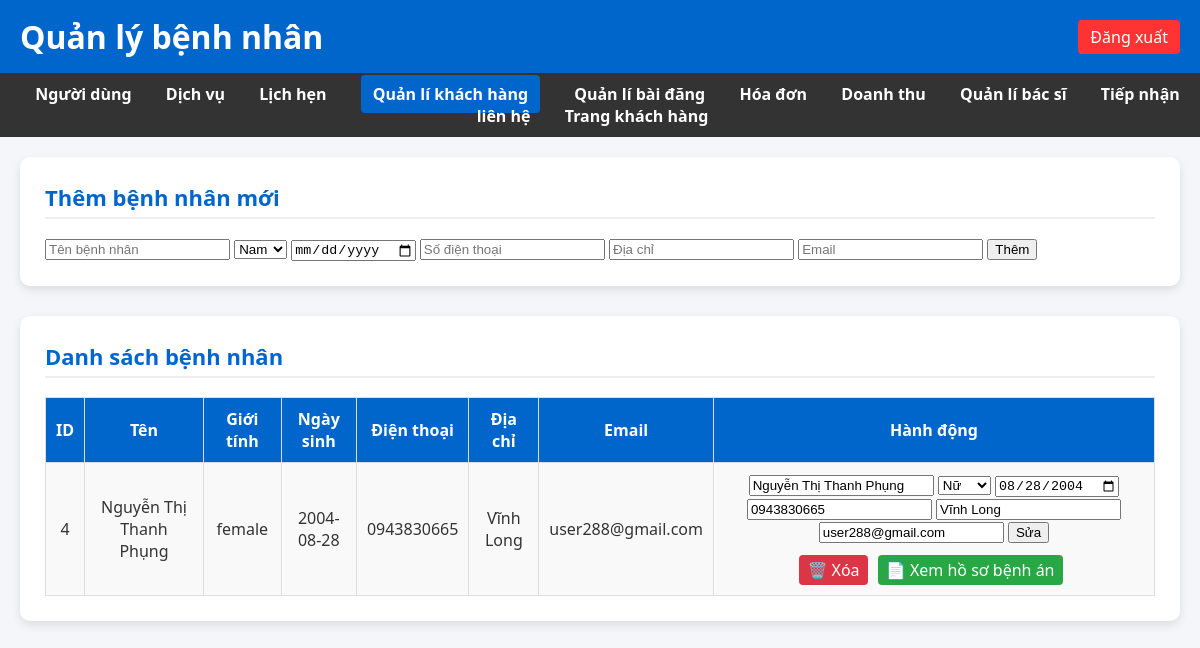
Page /public/patients.php (signed in) on the committed database.
### tables this page shows
CREATE TABLE `patients` (
  `id` int(11) NOT NULL,
  `name` varchar(100) NOT NULL,
  `gender` enum('male','female','other') DEFAULT NULL,
  `birth_date` date DEFAULT NULL,
  `phone` varchar(20) DEFAULT NULL,
  `address` varchar(255) DEFAULT NULL,
  `created_at` timestamp NOT NULL DEFAULT current_timestamp(),
  `email` varchar(100) DEFAULT NULL
);

### public/patients.php (the view, shortened to what this page needs)
<?php
try {
    $pdo = new PDO('mysql:host=localhost;dbname=phongnha_db;charset=utf8mb4','root','');
    $pdo->setAttribute(PDO::ATTR_ERRMODE, PDO::ERRMODE_EXCEPTION);
} catch (PDOException $e) {
    die("Lỗi kết nối CSDL: " . $e->getMessage());
}
$patients = $pdo->query("SELECT * FROM patients ORDER BY id DESC")->fetchAll(PDO::FETCH_ASSOC);
?>
<!DOCTYPE html>
<html lang="vi">
<head>
  <link rel="stylesheet" href="style.css">
</head>
<body>
<header>
  <h1>Quản lý bệnh nhân</h1>
  <a href="logout.php" class="logout">Đăng xuất</a>
</header>
<nav>
  <a href="users.php">Người dùng</a>
  <a href="services.php">Dịch vụ</a>
  <a href="appointments.php">Lịch hẹn</a>
  <a href="patients.php" class="active">Quản lí khách hàng</a>
  <a href="posts.php">Quản lí bài đăng</a>
  <a href="invoice.php">Hóa đơn</a>
  <a href="revenue.php">Doanh thu</a>
  <a href="quanlybacsi.php">Quản lí bác sĩ</a>
  <a href="tiepnhanlienhe.php">Tiếp nhận liên hệ</a>
  <a href="index.php">Trang khách hàng</a>
</nav>
<div class="container">
  <div class="card">
    <h2>Thêm bệnh nhân mới</h2>
    <form method="post">
      <input type="text" name="name" placeholder="Tên bệnh nhân" required>
      <select name="gender">
        <option value="male">Nam</option>
      </select>
      <input type="date" name="birth_date">
      <input type="text" name="phone" placeholder="Số điện thoại">
      <input type="text" name="address" placeholder="Địa chỉ">
      <input type="email" name="email" placeholder="Email">
      <button type="submit" name="add">Thêm</button>
    </form>
  </div>
  <div class="card">
    <h2>Danh sách bệnh nhân</h2>
    <table>
      <tr>
        <th>ID</th><th>Tên</th><th>Giới tính</th><th>Ngày sinh</th>
        <th>Điện thoại</th><th>Địa chỉ</th><th>Email</th><th>Hành động</th>
      </tr>
      <?php if (count($patients) > 0): ?>
        <?php foreach ($patients as $p): ?>
          <tr>
            <td><?= $p['id'] ?></td>
            <td><?= htmlspecialchars($p['name']) ?></td>
            <td><?= htmlspecialchars($p['gender']) ?></td>
            <td><?= $p['birth_date'] ?></td>
            <td><?= htmlspecialchars($p['phone']) ?></td>
            <td><?= htmlspecialchars($p['address']) ?></td>
            <td><?= htmlspecialchars($p['email']) ?></td>
            <td>
              <form method="post" style="display:inline-block; margin-bottom:6px;">
                <input type="text" name="name" value="<?= htmlspecialchars($p['name']) ?>">
                <select name="gender">
                  <option value="female" <?= $p['gender']=='female'?'selected':'' ?>>Nữ</option>
                </select>
                <input type="date" name="birth_date" value="<?= $p['birth_date'] ?>">
                <input type="text" name="phone" value="<?= htmlspecialchars($p['phone']) ?>">
                <input type="text" name="address" value="<?= htmlspecialchars($p['address']) ?>">
                <input type="email" name="email" value="<?= htmlspecialchars($p['email']) ?>">
                <button type="submit" name="edit">Sửa</button>
              </form>
              <div style="margin-top:6px;">
                <a href="patients.php?delete=<?= $p['id'] ?>" class="button delete" onclick="return confirm('Xóa bệnh nhân này?')">🗑️ Xóa</a>
                <a href="medical_records.php?patient_id=<?= $p['id'] ?>" class="button view">📄 Xem hồ sơ bệnh án</a>
              </div>
            </td>
          </tr>
        <?php endforeach; ?>
      <?php else: ?>
        <tr><td colspan="8">Chưa có bệnh nhân nào.</td></tr>
      <?php endif; ?>
    </table>
  </div>
</div>
</body>
</html>

### public/style.css (style rules this page uses)
body { margin: 0; padding: 0; font-family: 'Segoe UI', Tahoma, Geneva, Verdana, sans-serif; background: #f4f6f9; color: #333; }
header { background: #0066cc; color: white; padding: 15px 20px; display: flex; justify-content: space-between; align-items: center; }
header h1 { margin: 0; }
.logout { background: #ff3333; color: #fff; padding: 6px 12px; border-radius: 4px; text-decoration: none; }
nav { background: #333; padding: 10px 20px; text-align: center; }
nav a { color: #fff; margin: 0 15px; text-decoration: none; font-weight: bold; }
.container { padding: 20px; }
.card, .box { background: #fff; padding: 25px; border-radius: 10px; box-shadow: 0 4px 10px rgba(0,0,0,0.1); margin-bottom: 30px; }
.card h2, .box h2 { margin-top: 0; color: #0066cc; font-size: 22px; border-bottom: 2px solid #eee; padding-bottom: 5px; }
table { width: 100%; border-collapse: collapse; margin-top: 15px; }
table th, table td { border: 1px solid #ddd; padding: 10px; text-align: center; }
table th { background: #0066cc; color: #fff; }
table tr:nth-child(even) { background: #f9f9f9; }
nav a.active { background-color: #0066cc; color: #fff; padding: 8px 12px; border-radius: 4px; }

### public/patients.php (style rules this page uses)
a.button { display:inline-block; padding:4px 8px; background:#007bff; color:white; border-radius:4px; text-decoration:none; margin-right:6px; }
a.delete { background:#dc3545; }
a.view { background:#28a745; }

### rows in the picture
patients: id "4", name "Nguyễn Thị Thanh Phụng", gender "female", birth_date "2004-08-28", phone "0943830665", address "Vĩnh Long", email "user288@gmail.com", gender "Nữ", birth_date "08/28/2004"
